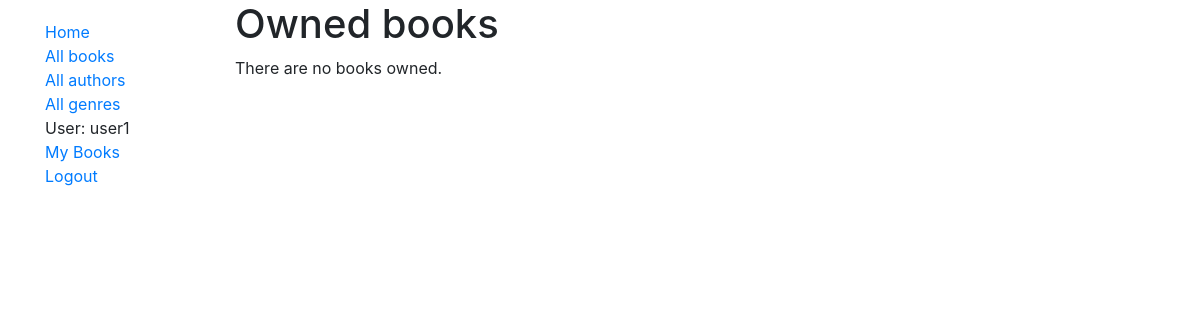
Page /catalog/mybooks/ (signed in) on the earlier database version.
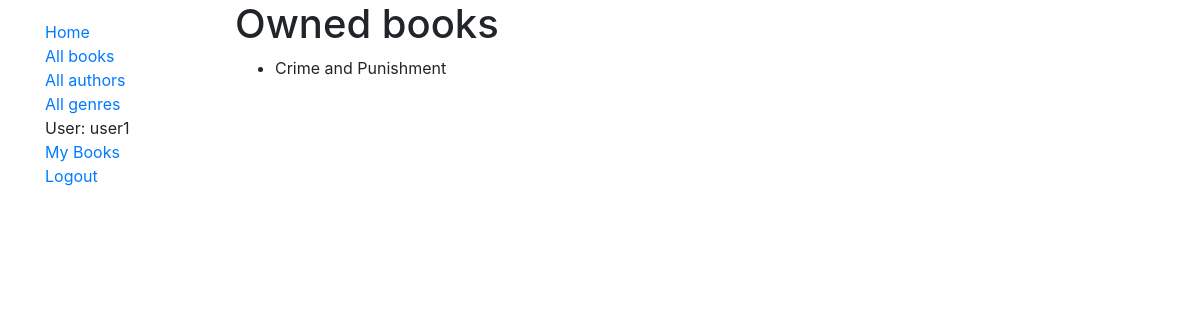
Same page on the later database version.
### catalog/models.py (models this page shows, shortened)
class Book(models.Model):
    id = models.UUIDField(primary_key=True, default=uuid.uuid4)
    title = models.CharField(max_length=200)
    author = models.ForeignKey('Author', on_delete=models.SET_NULL, null=True)
    summary = models.TextField(max_length=1000)
    year = models.CharField(max_length=200, null=True, blank=True)
    genre = models.ManyToManyField(Genre)
    owner = models.ForeignKey(User, on_delete=models.SET_NULL, null=True, blank=True)
    READ_STATUS = {
        ('w', 'Want to read'),
        ('a', 'Already read'),
        ('r', 'Reading now')
    }
    status = models.CharField(
        max_length=1,
        choices=READ_STATUS,
        blank=True,
        default='w'
    )

### catalog/views.py (the view)
# urls.py: path('mybooks/', views.BooksByUserListView.as_view(), name='my-owned'),
class BooksByUserListView(LoginRequiredMixin,generic.ListView):
    model = Book
    template_name ='catalog/book_list_owned_user.html'
    paginate_by = 10
    def get_queryset(self):
        return Book.objects.filter(owner=self.request.user).order_by('title')

### catalog/templates/catalog/book_list_owned_user.html
{% extends "base_generic.html" %}
{% block content %}
    <h1>Owned books</h1>
    {% if book_list %}
    <ul>
      {% for ownedbook in book_list %}
      <li>
        <a>{{ownedbook.title}}</a>
      </li>
      {% endfor %}
    </ul>
    {% else %}
      <p>There are no books owned.</p>
    {% endif %}
{% endblock %}

Differences in the rows shown:
now on this page (row edited): Book: title "Crime and Punishment"
Other differences:
text no longer shown: "There are no books owned."
